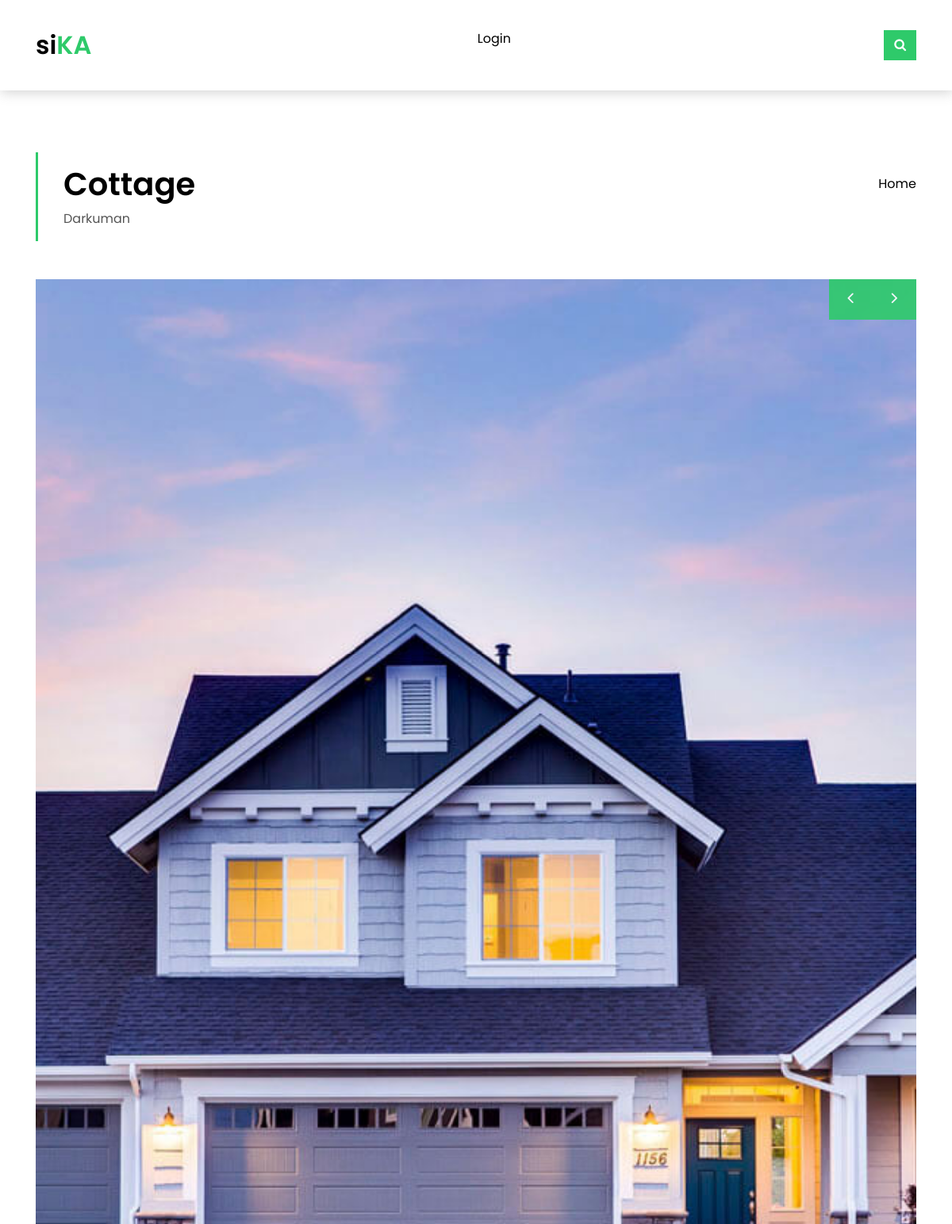
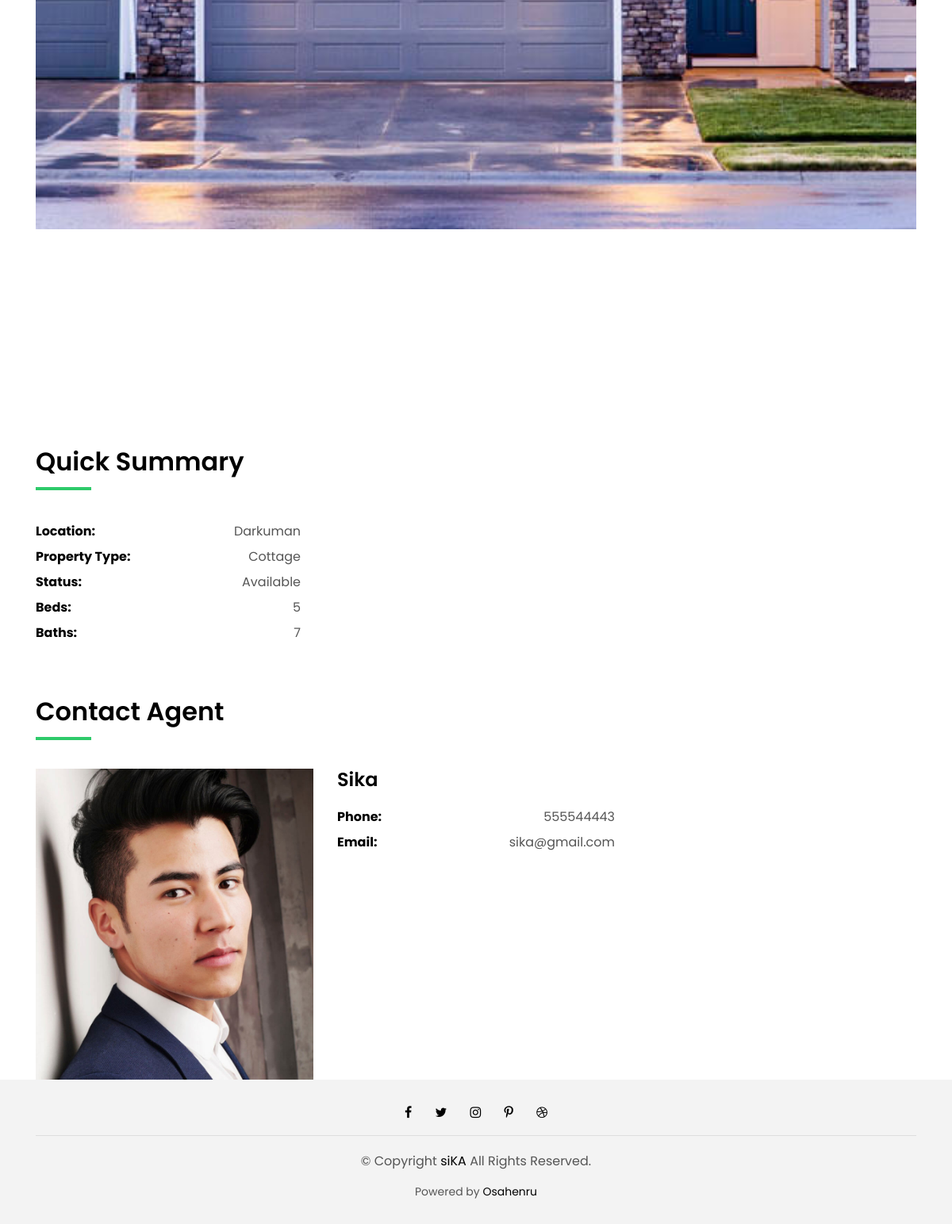
/house/7/, run on the app's committed database (2 pictures, top to bottom).
### app/models.py (models this page shows, shortened)
class House(models.Model):
    agent = models.ForeignKey(User, on_delete=models.CASCADE)
    area = models.ForeignKey(Area, on_delete=models.SET_NULL, null=True, blank=True)
    house_type = models.ForeignKey(HouseType, on_delete=models.SET_NULL, null=True, blank=True)
    price = models.IntegerField(blank=True, null=True)
    image = models.ImageField(null=True, default='property-2.jpg')
    description = models.TextField(null=True, blank=True)
    nos_of_bedrooms = models.IntegerField(blank=True, null=True)
    nos_of_bathrooms = models.IntegerField(blank=True, null=True)
    rented = models.BooleanField(default=False)
    created_at = models.DateTimeField(auto_now_add=True)
    class Meta:
        ordering = ['-created_at']

class HouseType(models.Model):
    name = models.CharField(max_length=200)
    def __str__(self):
        return self.name

class Area(models.Model):
    name = models.CharField(max_length=200)
    def __str__(self):
        return self.name

class User(AbstractUser):
    name = models.CharField(max_length=100, null=True)
    phone = models.IntegerField(null=True, blank=True)
    email = models.EmailField(unique=True, null=True)
    bio = models.TextField(null=True, blank=True)
    avatar = models.ImageField(null=True, default='avatar.svg')
    USERNAME_FIELD = 'email'
    REQUIRED_FIELDS = []

### app/views.py (the view)
# urls.py: path('house/<int:pk>/', views.house_detail, name='house'),
def house_detail(request, pk):
    house = House.objects.get(id=pk)
    context = {'house': house}
    return render(request, 'detail.html', context)

### templates/detail.html (shortened to what this page needs)
{% extends 'main.html' %}
{% block content %}
  <section class="intro-single">
    <div class="container">
      <div class="row">
        <div class="col-md-12 col-lg-8">
          <div class="title-single-box">
            <h1 class="title-single">{{house.house_type}}</h1>
            <span class="color-text-a">{{house.area}}</span>
          </div>
        </div>
        <div class="col-md-12 col-lg-4">
          <nav aria-label="breadcrumb" class="breadcrumb-box d-flex justify-content-lg-end">
            <ol class="breadcrumb">
              <li class="breadcrumb-item">
                <a href="/">Home</a>
              </li>
            </ol>
          </nav>
        </div>
      </div>
    </div>
  </section>
  <section class="property-single nav-arrow-b">
    <div class="container">
      <div class="row">
        <div class="col-sm-12">
          <div id="property-single-carousel" class="owl-carousel owl-arrow gallery-property">
            <div class="carousel-item-b">
              <img src="{{house.image.url}}" alt="">
            </div>
          </div>
          <div class="row justify-content-between">
            <div class="col-md-5 col-lg-4">
              <div class="property-summary">
                <div class="row">
                  <div class="col-sm-12">
                    <div class="title-box-d section-t4">
                      <h3 class="title-d">Quick Summary</h3>
                    </div>
                  </div>
                </div>
                <div class="summary-list">
                  <ul class="list">
                    <li class="d-flex justify-content-between">
                      <strong>Location:</strong>
                      <span>{{house.area}}</span>
                    </li>
                    <li class="d-flex justify-content-between">
                      <strong>Property Type:</strong>
                      <span>{{house.house_type}}</span>
                    </li>
                    {% if house.rented %}
                    <li class="d-flex justify-content-between">
                      <strong>Status:</strong>
                      <span>Not available</span>
                    </li>
                    {% else %}
                    <li class="d-flex justify-content-between">
                      <strong>Status:</strong>
                      <span>Available</span>
                    </li>
                    {% endif %}
                    <li class="d-flex justify-content-between">
                      <strong>Beds:</strong>
                      <span>{{house.nos_of_bedrooms}}</span>
                    </li>
                    <li class="d-flex justify-content-between">
                      <strong>Baths:</strong>
                      <span>{{house.nos_of_bathrooms}}</span>
                    </li>
                  </ul>
                </div>
              </div>
            </div>
            <div class="col-md-7 col-lg-7 section-md-t3">
            </div>
          </div>
        </div>
        <div class="col-md-12">
          <div class="row section-t3">
            <div class="col-sm-12">
              <div class="title-box-d">
                <h3 class="title-d">Contact Agent</h3>
              </div>
            </div>
          </div>
          <div class="row">
            <div class="col-md-6 col-lg-4">
              <img src="{{house.agent.avatar.url}}" alt="" class="img-fluid">
            </div>
            <div class="col-md-6 col-lg-4">
              <div class="property-agent">
                <h4 class="title-agent">{{house.agent.username|title}}</h4>
                <ul class="list-unstyled">
                  <li class="d-flex justify-content-between">
                    <strong>Phone:</strong>
                    <span class="color-text-a">{{house.agent.phone}}</span>
                  </li>
                  <li class="d-flex justify-content-between">
                    <strong>Email:</strong>
                    <span class="color-text-a">{{house.agent.email}}</span>
                  </li>
                </ul>
              </div>
            </div>
            <div class="col-md-12 col-lg-4">
            </div>
          </div>
        </div>
      </div>
    </div>
  </section>
{% endblock %}

### static/css/style.css (style rules this page uses)
body { font-family: 'Poppins', sans-serif; color: #555555; }
h1, h2, h3, h4, h5, h6 { color: #000000; }
a { color: #000000; transition: all .5s ease; }
.color-text-a { color: #555555; }
.section-t4 { padding-top: 4rem; }
.section-t3 { padding-top: 3rem; }
.title-box-d { padding-bottom: 1.8rem; margin-bottom: 1rem; position: relative; }
.title-box-d .title-d { font-weight: 600; font-size: 2rem; }
.title-box-d .title-d:after { content: ''; position: absolute; width: 70px; height: 4px; background-color: #2eca6a; bottom: 20px; left: 0; }
.intro-single { padding: 12rem 0 3rem; }
.intro-single .title-single-box { padding: 1rem 0 1rem 2rem; }
.intro-single .title-single-box { border-left: 3px solid #2eca6a; }
.intro-single .title-single-box .title-single { font-weight: 600; font-size: 2.2rem; }
.intro-single .breadcrumb-box { padding: 1rem 0 0 .5rem; }
.intro-single .breadcrumb { background-color: transparent; padding-right: 0; padding-left: 0; }
.gallery-property { margin-bottom: 3rem; }
.summary-list { padding-right: 1rem; color: #000000; }
.summary-list .list { padding: 0; line-height: 2; }
.summary-list .list span { color: #555555; }
.property-agent .title-agent { font-weight: 600; }
.property-agent ul { line-height: 2; color: #000000; }
@media (min-width: 768px) { .intro-single .title-single-box .title-single { font-size: 2.1rem; } }
@media (min-width: 992px) { .intro-single .title-single-box .title-single { font-size: 2.5rem; } }

### data on the page
House: house_type "Cottage", area "Darkuman", image (picture), nos_of_bedrooms "5", nos_of_bathrooms "7", agent.avatar (picture), agent.username "Sika", agent.phone "555544443", agent.email "sika@gmail.com"
